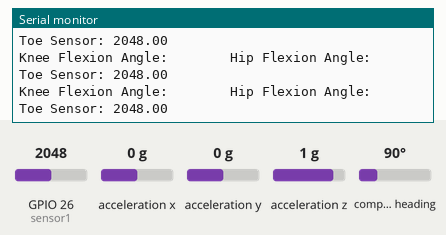
Recording of a sketch running on a simulated ESP32. Shown: the last lines printed to the serial monitor. The test bench sets the inputs (shaded band); at power-on: GPIO 26 (sensor1) = 2048, acceleration x 0 g, acceleration y 0 g, acceleration z 1 g, compass heading 90°.

Above: at 1.2 s.
1.3 s: GPIO 26 (sensor1) set to 2866
At 1.35 s:
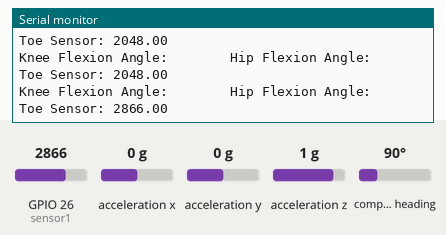
2.8 s: GPIO 26 (sensor1) set to 3972
At 2.8 s:
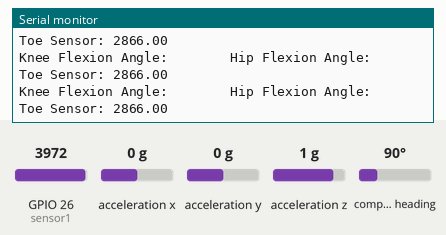
Timing chart, 0 to 5.8 s (numbered marks = the images above; inputs shaded):
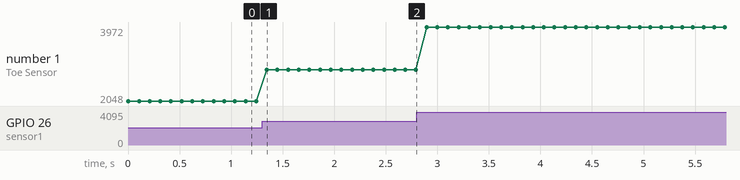

Measured:
- after the input at 1.3 s, the serial monitor: prints a new line after 0.05 s (image 1)
- plotted number 1: 2048 → 2866 after the input at 1.3 s, 2866 → 3972 after the input at 2.8 s

The sketch:

multiple_I2C_BNO.ino
```cpp
#include <Wire.h>
#include <Adafruit_Sensor.h>
#include <Adafruit_BNO055.h>
#include <utility/imumaths.h>
//For one I2C line in Parm’s tutorials we have -> data is blue and pin 21, clock is yellow and pin 22
#define SDA_1 21
#define SCL_1 22
//here we define the pins for the other I2C line that you wired in part 1 of the tutorial
#define SDA_2 19
#define SCL_2 23
TwoWire I2Cone = TwoWire(0);
TwoWire I2Ctwo = TwoWire(1);
#define BNO055_SAMPLERATE_DELAY_MS (100)
#define sensor1 26
//here we setup the two bno sensors to use the different lines. Notice that they have the same address
//which is okay
//since they communicate on different lines.
Adafruit_BNO055 bno1 = Adafruit_BNO055(55, 0x28, &I2Cone);
Adafruit_BNO055 bno2 = Adafruit_BNO055(55, 0x28, &I2Ctwo);
void setup() {
  Serial.begin(921600);
  Serial.println(F("Two BNO test"));
  //have I2C communication begin and tell I2Cone and I2Ctwo which lines are being used.
  I2Cone.begin(SDA_1, SCL_1, 100000);
  I2Ctwo.begin(SDA_2, SCL_2, 100000);
  //check if you wired it correctly. If not you will constantly print what is below
  bool status1 = bno1.begin();
  if (!status1) {
    Serial.println("Could not find a valid Bno_1 sensor, check wiring!");
    while (1)
      ;
  }
  bool status2 = bno2.begin();
  if (!status2) {
    Serial.println("Could not find a valid Bno_2 sensor, check wiring!");
    while (1)
      ;
  }
  Serial.println();
}
//Note that below you dont have to think about the 2 separate lines anymore. You just use bno1 when
//you want to use the first bno and bno2 when you want to use the other
void loop() {

  imu::Vector<3> euler1 = bno1.getVector(Adafruit_BNO055::VECTOR_EULER);  //obtaining euler values of sensor
  uint8_t system1, gyro1, accel1, mag1 = 0;                               //initializing variables for the calibration parameters
  uint8_t system2, gyro2, accel2, mag2 = 0;
  bno1.getCalibration(&system1, &gyro1, &accel1, &mag1);


  imu::Vector<3> euler2 = bno2.getVector(Adafruit_BNO055::VECTOR_EULER);  //obtaining euler values of sensor

  bno2.getCalibration(&system2, &gyro2, &accel2, &mag2);


  Serial.print("\nKnee Flexion Angle:\t\t    Hip Flexion Angle:\n");
  // Serial.print("Sys1=");  //displaying the calibration values for first sensor (int values, range from 0-3)
  // Serial.print(system1, DEC);
  // Serial.print(", Gyro1=");
  // Serial.print(gyro1, DEC);
  // Serial.print(", Accel1=");
  // Serial.print(accel1, DEC);
  // Serial.print(", Mag1=");
  // Serial.print(mag1, DEC);
  // Serial.print("\t ");
  // Serial.print("Sys2=");  //displaying the calibration values for second sensor (int values, range from 0-3)
  // Serial.print(system2, DEC);
  // Serial.print(", Gyro2=");
  // Serial.print(gyro2, DEC);
  // Serial.print(", Accel2=");
  // Serial.print(accel2, DEC);
  // Serial.print(", Mag2=");
  // Serial.print(mag2, DEC);
  // Serial.print("\t\t\t");
//KNEE
  if (gyro1 == 3 && euler1.x() != 0 && euler1.y() != 0 && euler1.z() != 0) {
    if (euler1.z() >= 0) {
      Serial.print("   θ1: ");
      Serial.print(euler1.z() - 90);
      Serial.print("\t\t\t\t ");
    }
    else {
      Serial.print("   θ1: ");
      Serial.print(euler1.z() + 270);
      Serial.print("\t\t\t\t ");
    }
  }
  //HIP
  if (gyro2 == 3 && euler2.x() != 0 && euler2.y() != 0 && euler2.z() != 0) {
    Serial.print("θ2: ");
    Serial.print(euler2.z() + 90);
    Serial.println("\n");
  }

  float force1_reading = abs(analogRead(sensor1));
  Serial.print("Toe Sensor: ");
  Serial.println(force1_reading);
  delay(BNO055_SAMPLERATE_DELAY_MS);
}
```
